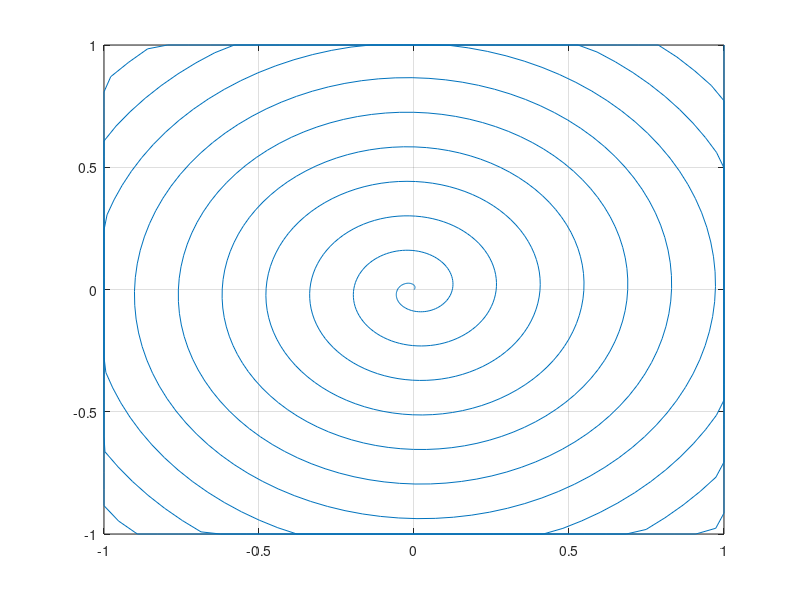
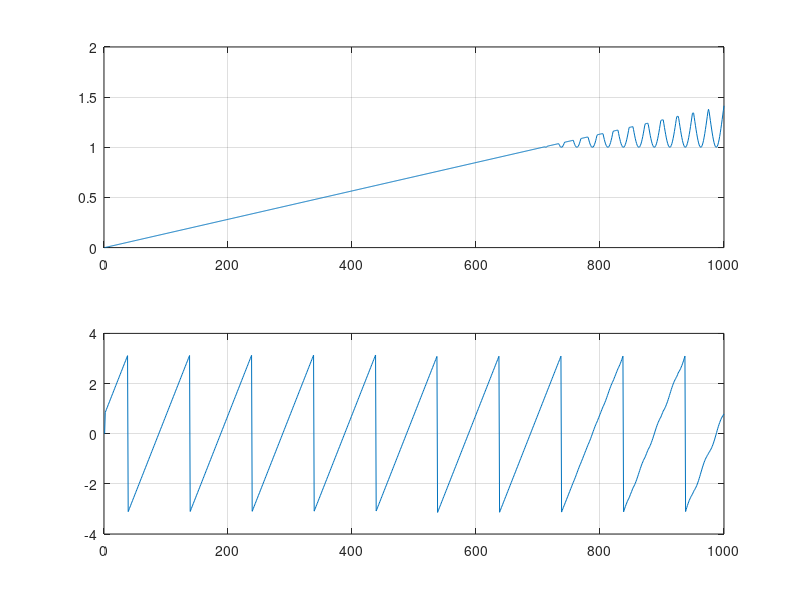

Source code (MATLAB) for these figures, in order:
function test_complex_polar_reference()

    % Make a box flattened spiral of (re,im) values to exercise the
    % Q1.31 complex numbers range
    q31_scale = 2^31;
    num_points = 1000;
    magnitude0 = linspace(0, sqrt(2), num_points);
    angle0 = pi/4 + linspace(0, 10*2*pi, num_points);
    re = max(min(magnitude0 .* cos(angle0), 1), -1);
    im = max(min(magnitude0 .* sin(angle0), 1), -1);
    ref_re = int32(re * q31_scale);
    ref_im = int32(im * q31_scale);
    re = double(ref_re)/q31_scale;
    im =  double(ref_im)/q31_scale;
    figure(1)
    plot(re, im)
    grid on

    % In polar format magnitude is Q2.30 and angle Q3.29
    q29_scale = 2^29;
    q30_scale = 2^30;
    magnitude = sqrt(re.^2 + im.^2);
    phase = angle(complex(re, im));
    ref_magnitude = int32(magnitude * q30_scale);
    ref_angle = int32(phase * q29_scale);
    magnitude = double(ref_magnitude)/q30_scale;
    phase = double(ref_angle)/q29_scale;

    figure(2)
    subplot(2,1,1);
    plot(magnitude);
    grid on
    subplot(2,1,2);
    plot(phase);
    grid on

    fh = export_headerfile('test_complex_polar_tables.h');
    dn = 'TEST_COMPLEX_POLAR_NUM_POINTS';
    vl = 6;
    export_define(fh, dn, num_points);
    export_array(fh, 'test_real_values', dn, vl, ref_re);
    export_array(fh, 'test_imag_values', dn, vl, ref_im);
    export_array(fh, 'test_magnitude_values', dn, vl, ref_magnitude);
    export_array(fh, 'test_angle_values', dn, vl, ref_angle);
    fclose(fh);

end

function fh = export_headerfile(headerfn)
    fh = fopen(headerfn, 'w');
    fprintf(fh, '/* SPDX-License-Identifier: BSD-3-Clause\n');
    fprintf(fh, ' *\n');
    fprintf(fh, ' * Copyright(c) %s Intel Corporation.\n', ...
	    datestr(now, 'yyyy'));
    fprintf(fh, ' */\n\n');
end

function export_define(fh, dn, val)
    fprintf(fh, '#define %s %d\n', dn, val);
end

function export_array(fh, vn, size_str, vl, data)
    fprintf(fh, '\n');
    fprintf(fh, 'static const int32_t %s[%s] = {\n', vn, size_str);

    n = length(data);
    k = 0;
    for i = 1:vl:n
        fprintf(fh, '\t');
        for j = 1:min(vl, n-k)
            k = k + 1;
	    fprintf(fh, '%12d,', data(k));
        end
        fprintf(fh, '\n');
    end

    fprintf(fh, '};\n');
end
